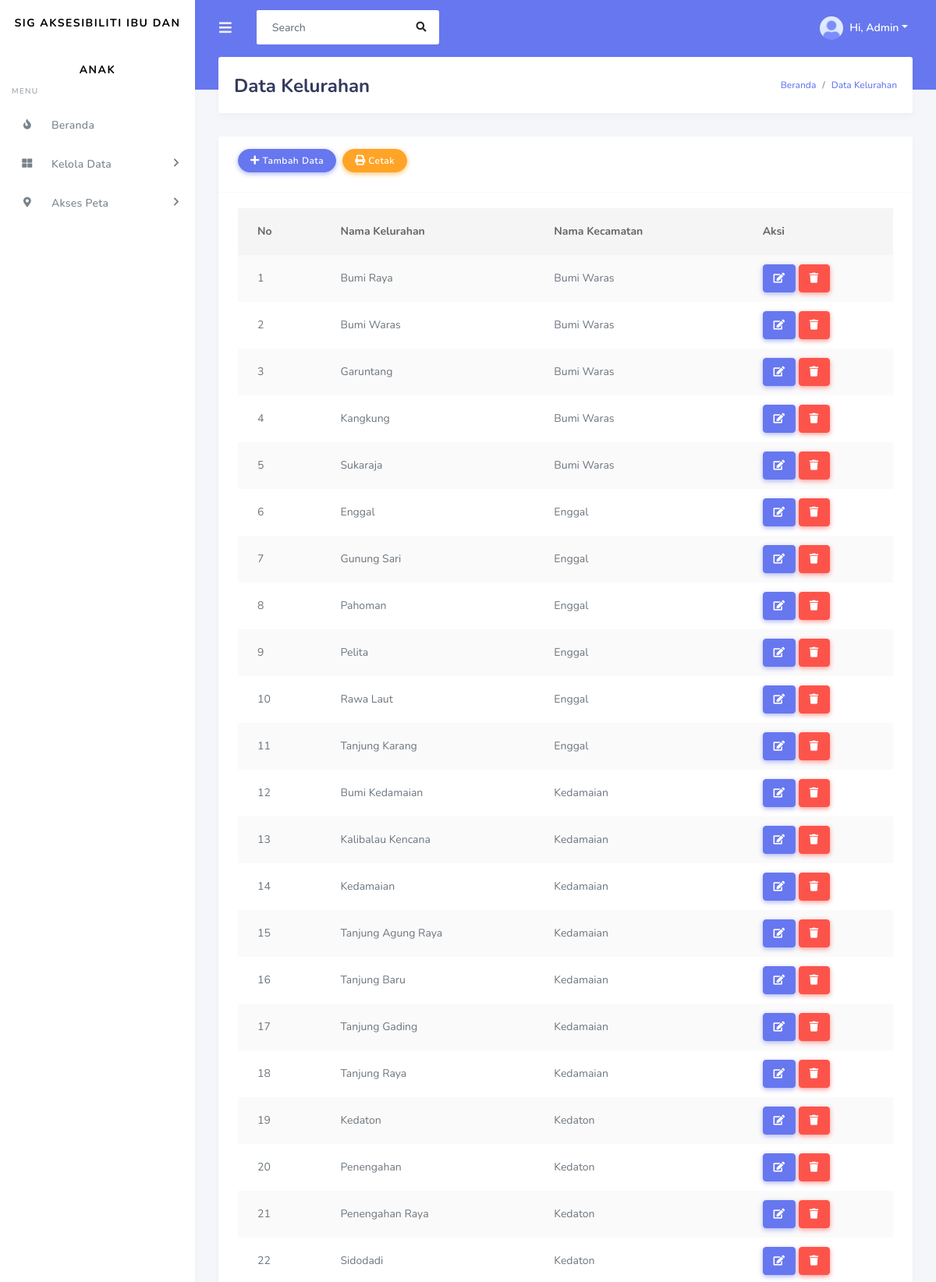
/admin/data_kelurahan.php (signed in, upper part), run on the app's committed database.
### tables this page shows
CREATE TABLE `kelurahan` (
  `id_kelurahan` int(4) NOT NULL,
  `nama_kelurahan` varchar(150) NOT NULL,
  `id_kecamatan` int(4) NOT NULL,
  `area_kelurahan` varchar(150) DEFAULT NULL
);

CREATE TABLE `kecamatan` (
  `id_kecamatan` int(4) NOT NULL,
  `nama_kecamatan` varchar(150) NOT NULL,
  `area_kecamatan` varchar(150) DEFAULT NULL,
  `id_kabupaten` int(4) NOT NULL
);

### admin/data_kelurahan.php (the view, shortened to what this page needs)
<!DOCTYPE html>
<html lang="en">
<head>
    <link rel="stylesheet" href="../assets/modules/bootstrap/css/bootstrap.min.css">
    <link rel="stylesheet" href="https://use.fontawesome.com/releases/v5.7.2/css/all.css">
    <link rel="stylesheet" href="../assets/modules/datatables/datatables.min.css">
    <link rel="stylesheet" href="../assets/modules/datatables/DataTables-1.10.16/css/dataTables.bootstrap4.min.css">
    <link rel="stylesheet" href="../assets/modules/datatables/Select-1.2.4/css/select.bootstrap4.min.css">
    <link rel="stylesheet" href="../assets/css/style.css">
    <link rel="stylesheet" href="../assets/css/components.css">
</head>
<body>
    <div id="app">
        <div class="main-wrapper">
        <div class="navbar-bg"></div>
        <nav class="navbar navbar-expand-lg main-navbar">
            <form class="form-inline mr-auto">
            <ul class="navbar-nav mr-3">
                <li><a href="#" data-toggle="sidebar" class="nav-link nav-link-lg"><i class="fas fa-bars"></i></a></li>
            </ul>
            <div class="search-element">
                <input class="form-control" type="search" placeholder="Search" aria-label="Search" data-width="250">
                <button class="btn" type="submit"><i class="fas fa-search"></i></button>
            </div>
            </form>
            <ul class="navbar-nav navbar-right">
            <li class="dropdown"><a href="#" data-toggle="dropdown" class="nav-link dropdown-toggle nav-link-lg nav-link-user">
                <img alt="image" src="../assets/img/avatar/avatar-1.png" class="rounded-circle mr-1">
                <div class="d-sm-none d-lg-inline-block">Hi, Admin</div></a>
            </li>
            </ul>
        </nav>
        <div class="main-sidebar">
            <aside id="sidebar-wrapper">
            <div class="sidebar-brand">
                <a href="index.php">SIG Aksesibiliti Ibu dan Anak</a>
            </div>
            <ul class="sidebar-menu">
            <li class="menu-header">Menu</li>
            <li><a class="nav-link" href="index.php"><i class="fas fa-fire"></i> <span>Beranda</span></a></li>
                <li class="nav-item dropdown">
                    <a href="#" class="nav-link has-dropdown"><i class="fas fa-th-large"></i> <span>Kelola Data</span></a>
                </li>
                <li class="nav-item dropdown">
                    <a href="#" class="nav-link has-dropdown"><i class="fas fa-map-marker-alt"></i> <span>Akses Peta</span></a>
                </li>
            </aside>
        </div>
        <div class="main-content">
            <section class="section">
            <div class="section-header">
                <h1>Data Kelurahan</h1>
                <div class="section-header-breadcrumb">
                    <div class="breadcrumb-item"><a href="#">Beranda</a></div>
                    <div class="breadcrumb-item active"><a href="#">Data Kelurahan</a></div>
                </div>
            </div>
            <div class="section-body">
                <div class="card">
                    <div class="card-header">
                        <div class="buttons">
                            <div class="card-header-form">
                                <div class="input-group">
                                    <a href="kelurahan/tambah_kelurahan.php" class="btn btn-primary" ><i class="fas fa-plus"></i> Tambah Data</a>
                                    <a href="cetakkelurahan.php" class="btn btn-warning" ><i class="fas fa-print"></i> Cetak</a>
                                </div>
                            </div>
                        </div>
                    </div>
                    <div class="card-body">
                        <div class="table-responsive">
                            <table id="data_kecamatan" class="table table-striped">
                                <thead>
                                    <tr>
                                        <th>No</th>
                                        <th>Nama Kelurahan</th>
                                        <th>Nama Kecamatan</th>
                                        <th>Aksi</th>
                                    </tr>
                                </thead>
                                <tbody>
                                    <?php
                                        include '../koneksi.php';
                                        $no = 1;
                                        $data = mysqli_query($koneksi,"SELECT * FROM kelurahan INNER JOIN kecamatan ON kecamatan.id_kecamatan = kelurahan.id_kecamatan");
                                        while($d = mysqli_fetch_array($data)){
                                            ?>
                                            <tr>
                                                <td><?php echo $no++; ?></td>
                                                <td><?php echo $d['nama_kelurahan']; ?></td>
                                                <td><?php echo $d['nama_kecamatan']; ?></td>
                                                <td>
                                                    <a class="btn btn-primary" href="kelurahan/edit.php?id=<?php echo $d['id_kelurahan']; ?>"><i class="fas fa-edit"></i></a>
                                                    <a class="btn btn-danger" href="kelurahan/proses_hapus.php?id=<?php echo $d['id_kelurahan']; ?>"><i class="fas fa-trash"></i></a>
                                                </td>
                                            </tr>
                                            <?php
                                        }
                                    ?>
                                </tbody>
                            </table>
                    </div>
                    </div>
                </div>
            </div>
            </section>
        </div>
        </div>
    </div>
</body>
</html>

### data on the page
kelurahan: nama_kelurahan "Bumi Raya", id_kecamatan.nama_kecamatan "Bumi Waras"
kelurahan: nama_kelurahan "Bumi Waras", id_kecamatan.nama_kecamatan "Bumi Waras"
kelurahan: nama_kelurahan "Garuntang", id_kecamatan.nama_kecamatan "Bumi Waras"
kelurahan: nama_kelurahan "Kangkung", id_kecamatan.nama_kecamatan "Bumi Waras"
kelurahan: nama_kelurahan "Sukaraja", id_kecamatan.nama_kecamatan "Bumi Waras"
kelurahan: nama_kelurahan "Enggal", id_kecamatan.nama_kecamatan "Enggal"
kelurahan: nama_kelurahan "Gunung Sari", id_kecamatan.nama_kecamatan "Enggal"
kelurahan: nama_kelurahan "Pahoman", id_kecamatan.nama_kecamatan "Enggal"
kelurahan: nama_kelurahan "Pelita", id_kecamatan.nama_kecamatan "Enggal"
kelurahan: nama_kelurahan "Rawa Laut", id_kecamatan.nama_kecamatan "Enggal"
kelurahan: nama_kelurahan "Tanjung Karang", id_kecamatan.nama_kecamatan "Enggal"
kelurahan: nama_kelurahan "Bumi Kedamaian", id_kecamatan.nama_kecamatan "Kedamaian"
kelurahan: nama_kelurahan "Kalibalau Kencana", id_kecamatan.nama_kecamatan "Kedamaian"
kelurahan: nama_kelurahan "Kedamaian", id_kecamatan.nama_kecamatan "Kedamaian"
kelurahan: nama_kelurahan "Tanjung Agung Raya", id_kecamatan.nama_kecamatan "Kedamaian"
kelurahan: nama_kelurahan "Tanjung Baru", id_kecamatan.nama_kecamatan "Kedamaian"
kelurahan: nama_kelurahan "Tanjung Gading", id_kecamatan.nama_kecamatan "Kedamaian"
kelurahan: nama_kelurahan "Tanjung Raya", id_kecamatan.nama_kecamatan "Kedamaian"
kelurahan: nama_kelurahan "Kedaton", id_kecamatan.nama_kecamatan "Kedaton"
kelurahan: nama_kelurahan "Penengahan", id_kecamatan.nama_kecamatan "Kedaton"
kelurahan: nama_kelurahan "Penengahan Raya", id_kecamatan.nama_kecamatan "Kedaton"
kelurahan: nama_kelurahan "Sidodadi", id_kecamatan.nama_kecamatan "Kedaton"
